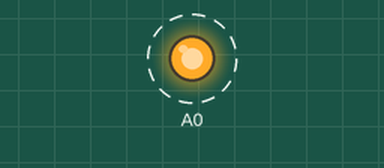
Simulated run of this sketch. Board: Arduino Uno, built with avr-gcc and run on an emulated ATmega328P. Parts: output pins drawn as LEDs (lit = HIGH). Dashed ring = blinking.

Above: at 0.2 s.
Timing chart, 0 to 3.0 s (numbered marks = the images above):
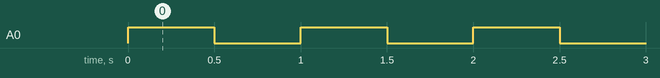

The sketch:

LED-STRIP-TEST1.ino
```cpp
void setup() {
  // put your setup code here, to run once:
pinMode(A0,OUTPUT);


}

void loop() {
  // put your main code here, to run repeatedly:
analogWrite(A0,1023);
delay(500);
analogWrite(A0,0);
delay(500);
}
```

Measured:
- by itself, A0: alternates HIGH for 0.50 s and LOW for 0.50 s
